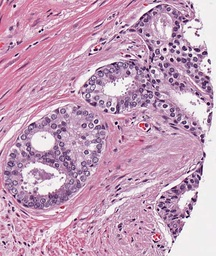
#> input picture NucleiSegmentation-master/data/training-data/20x/2px/PrognosisTMABlock1_A_3_1_H&E.jpg, 216 x 256 px, shrunk from 603 x 715 before the run, found by its file name
$ python caffe_data_prep.py   (older library calls are emulated)
#> lines starting #> are read from the running program, lines starting #| are printed output that depends on the picture
# Prepares data by saving patches of size 'w' from the whole slide image. Also creates a
# meta text file for Caffe which has the patch name and it's corresponding label.
import numpy as np
import matplotlib.image as mpimg
import scipy.misc
import os

root = '/home/hp/weijunlin/NucleiSegmentation-master_original/'
# test
def saveIm(im, label, h, i, j, k):
    path = root + 'data/training-data/20x/2px/PrognosisTMABlock1_A_3_1_H&E/' + str(k) + '/'
    # path = root + 'nuclei-net/data/training-data/63_LLM_YR4_3_class_31/' + str(k) + '/'
    name = str(h)+'_'+str(i)+'_'+str(j)+'_'+str(label)+'.jpg'
    if not os.path.exists(path):
        os.makedirs(path)
    text_file = open(path + 'meta.txt', "a")
    scipy.misc.imsave(path + name, im)
    text_file.write(path + name + ' ' + str(label) + '\n')
    print ('saved ' + name + ' in ' + path)
    text_file.close()

    text_file = open(path + '../meta.txt', "a")
    scipy.misc.imsave(path + name, im)
    text_file.write(path + name + ' ' + str(label) + '\n')
    print ('saved ' + name + ' in ' + path)
    text_file.close()

file_name = root + 'data/training-data/20x/2px/PrognosisTMABlock1_A_3_1_H&E.jpg'
mask_name = root + 'data/training-data/20x/2px/tm_PrognosisTMABlock1_A_3_1_H&E.png'

w = 51          #window size
p =   25   #(w-1)/2     #padding

im = mpimg.imread(file_name)
#> im is the input picture: shape (256, 216, 3); mean R, G, B 197.3, 158, 186.2
# mask = mpimg.imread(mask_name).astype(int) # 2 classes
mask = (mpimg.imread(mask_name)*2).astype(int)
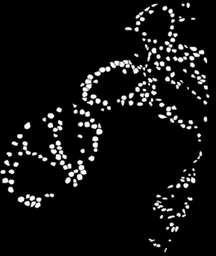
#> input picture NucleiSegmentation-master/data/training-data/20x/2px/tm_PrognosisTMABlock1_A_3_1_H&E.png, 216 x 256 px, shrunk from 603 x 715 before the run, found by its file name
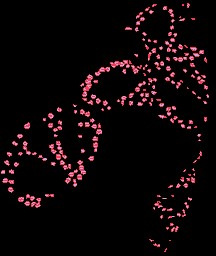
#> mask: shape (256, 216) int64; 3 distinct labels, from 0 to 2; one colour per label, 0 black
# mask = mask/np.amax(mask)
height, width, channel = im.shape
#> height = 256; width = 216; channel = 3

# Pad the image
# image = np.pad(im, ((p,p),(p,p),(0,0)), 'constant', constant_values=255)
# mask = np.pad(mask, p, 'constant') # default constant_values=0
image = im

h = 0;
k = 0;
# num_l = [0, 0] # 2 classes
num_l = [0, 0, 0] # 3 classes
for i in range(p, height-p, 2):
    for j in range(p, width-p, 2):
        if h >= 25000:
            k = k+1
            h = 0
        if not (image[i,j] >= [220, 220, 220]).all():
            temp_x = image[i-p:i+p+1, j-p:j+p+1, :]
            saveIm(temp_x, mask[i, j], h, i, j, k)
            h = h+1
            num_l[mask[i, j]] = num_l[mask[i, j]]+1
            if mask[i,j] == 1 or mask[i,j] == 2:
            # [4 lines of commented-out code are left out]

                temp_x = np.rot90(temp_x)
                saveIm(temp_x, mask[i, j], h, i, j, k)
                h = h+1
                num_l[mask[i, j]] = num_l[mask[i, j]]+1

                # [12 lines of commented-out code are left out]

                temp_x = np.rot90(temp_x)
                saveIm(temp_x, mask[i, j], h, i, j, k)
                h = h+1
                num_l[mask[i, j]] = num_l[mask[i, j]]+1
#> this loop made 103 passes
#> (printed output is left out)
#> pass 1, in saveIm, `scipy.misc.imsave(path + name, im)`:
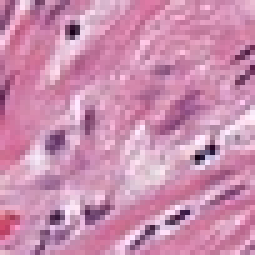
#> saved as 0_25_25_0.jpg: PIL image 51x51 RGB (shown 5 times larger); mean R, G, B 203.3, 141.7, 175.5
#> pass 1, in saveIm (call 2), `scipy.misc.imsave(path + name, im)`:
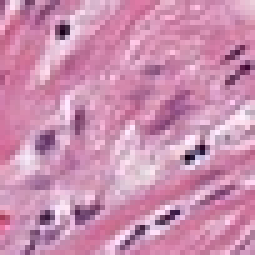
#> saved as 1_25_27_0.jpg: PIL image 51x51 RGB (shown 5 times larger); mean R, G, B 203.7, 142.7, 176.3
#> pass 1, in saveIm (call 3), `scipy.misc.imsave(path + name, im)`:
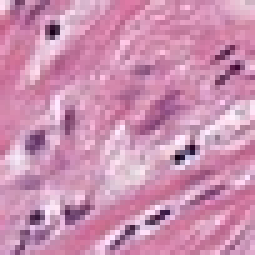
#> saved as 2_25_29_0.jpg: PIL image 51x51 RGB (shown 5 times larger); mean R, G, B 203.8, 143.6, 176.9
#> pass 1, in saveIm (call 4), `scipy.misc.imsave(path + name, im)`:
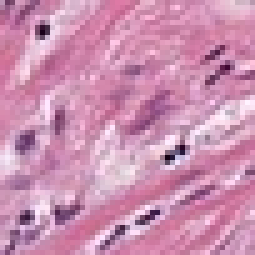
#> saved as 3_25_31_0.jpg: PIL image 51x51 RGB (shown 5 times larger); mean R, G, B 203.7, 143.8, 177.1
#> after the loop:
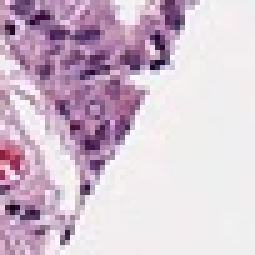
#> temp_x: shape (51, 51, 3) (shown 5 times larger); mean R, G, B 209.2, 190.7, 206.3

                # saveIm(np.fliplr(temp_x), mask[i, j], h, i, j, k)
                # h = h+1
                # num_l[mask[i, j]] = num_l[mask[i, j]]+1
print (num_l)
